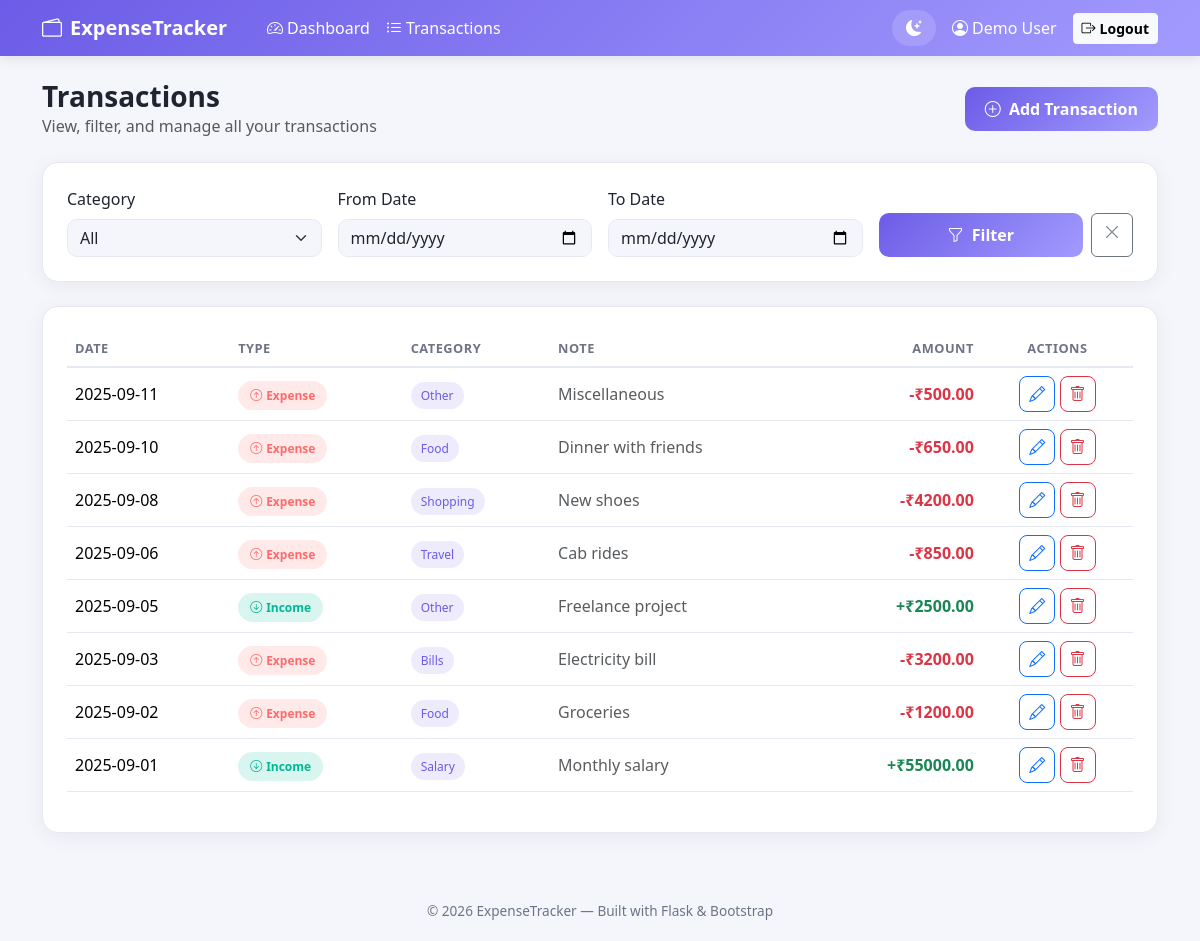
The page /transactions (signed in) on the database its author committed.
### tables this page shows
CREATE TABLE transactions (
            id INTEGER PRIMARY KEY AUTOINCREMENT,
            user_id INTEGER NOT NULL,
            type TEXT NOT NULL CHECK(type IN ('income', 'expense')),
            category TEXT NOT NULL,
            amount REAL NOT NULL,
            txn_date TEXT NOT NULL,
            note TEXT,
            created_at TEXT NOT NULL,
            FOREIGN KEY (user_id) REFERENCES users (id) ON DELETE CASCADE
        );

### app.py (the view)
@app.route("/transactions")
@login_required
def transactions():
    user_id = session["user_id"]
    category = request.args.get("category", "All")
    date_from = request.args.get("date_from", "")
    date_to = request.args.get("date_to", "")
    txns = Transaction.get_all_for_user(
        user_id,
        category=category if category != "All" else None,
        date_from=date_from or None,
        date_to=date_to or None,
    )
    return render_template(
        "transactions.html",
        transactions=txns,
        categories=["All"] + VALID_CATEGORIES,
        selected_category=category,
        date_from=date_from,
        date_to=date_to,
    )

### app.py (called while the page is built)
def login_required(view_func):
    @wraps(view_func)
    def wrapped(*args, **kwargs):
        if "user_id" not in session:
            flash("Please log in to continue.", "warning")
            return redirect(url_for("login"))
        return view_func(*args, **kwargs)
    return wrapped

### database.py (called while the page is built)
def get_db_connection():
    conn = sqlite3.connect(DB_PATH)
    conn.row_factory = sqlite3.Row
    conn.execute("PRAGMA foreign_keys = ON")  # enforce FK constraints
    return conn

### models.py (called while the page is built)
    @staticmethod
    def get_all_for_user(user_id, category=None, date_from=None, date_to=None):
        conn = get_db_connection()
        query = "SELECT * FROM transactions WHERE user_id = ?"
        params = [user_id]
        if category and category != "All":
            query += " AND category = ?"
            params.append(category)
        if date_from:
            query += " AND txn_date >= ?"
            params.append(date_from)
        if date_to:
            query += " AND txn_date <= ?"
            params.append(date_to)
        query += " ORDER BY txn_date DESC, id DESC"
        rows = conn.execute(query, params).fetchall()
        conn.close()
        return rows

### templates/transactions.html (shortened to what this page needs)
{% extends "base.html" %}
{% block content %}
<div class="d-flex justify-content-between align-items-center mb-4 flex-wrap gap-2">
  <div>
    <h3 class="fw-bold mb-0">Transactions</h3>
    <p class="text-muted mb-0">View, filter, and manage all your transactions</p>
  </div>
  <button type="button" class="btn btn-primary-custom" data-bs-toggle="modal" data-bs-target="#addTransactionModal">
    <i class="bi bi-plus-circle me-1"></i> Add Transaction
  </button>
</div>
<div class="panel-card mb-4">
  <form method="GET" action="{{ url_for('transactions') }}" class="row g-3 align-items-end">
    <div class="col-md-3">
      <label class="form-label">Category</label>
      <select class="form-select" name="category">
        {% for cat in categories %}
          <option value="{{ cat }}" {% if cat == selected_category %}selected{% endif %}>{{ cat }}</option>
        {% endfor %}
      </select>
    </div>
    <div class="col-md-3">
      <label class="form-label">From Date</label>
      <input type="date" class="form-control" name="date_from" value="{{ date_from }}">
    </div>
    <div class="col-md-3">
      <label class="form-label">To Date</label>
      <input type="date" class="form-control" name="date_to" value="{{ date_to }}">
    </div>
    <div class="col-md-3 d-flex gap-2">
      <button type="submit" class="btn btn-primary-custom flex-fill">
        <i class="bi bi-funnel me-1"></i> Filter
      </button>
      <a href="{{ url_for('transactions') }}" class="btn btn-outline-secondary">
        <i class="bi bi-x-lg"></i>
      </a>
    </div>
  </form>
</div>
<div class="panel-card">
  {% if transactions %}
  <div class="table-responsive">
    <table class="table table-custom align-middle">
      <thead>
        <tr>
          <th>Date</th>
          <th>Type</th>
          <th>Category</th>
          <th>Note</th>
          <th class="text-end">Amount</th>
          <th class="text-center">Actions</th>
        </tr>
      </thead>
      <tbody>
        {% for txn in transactions %}
        <tr>
          <td>{{ txn.txn_date }}</td>
          <td>
            {% if txn.type == 'income' %}
              <span class="badge-income"><i class="bi bi-arrow-down-circle me-1"></i>Income</span>
            {% else %}
              <span class="badge-expense"><i class="bi bi-arrow-up-circle me-1"></i>Expense</span>
            {% endif %}
          </td>
          <td><span class="badge-category">{{ txn.category }}</span></td>
          <td class="text-muted">{{ txn.note or "—" }}</td>
          <td class="text-end fw-semibold {{ 'text-success' if txn.type == 'income' else 'text-danger' }}">
            {{ '+' if txn.type == 'income' else '-' }}₹{{ "%.2f"|format(txn.amount) }}
          </td>
          <td class="text-center">
            <a href="{{ url_for('edit_transaction', txn_id=txn.id) }}" class="btn btn-icon btn-outline-primary" title="Edit">
              <i class="bi bi-pencil"></i>
            </a>
            <button type="button" class="btn btn-icon btn-outline-danger"
                    onclick="confirmDelete('deleteForm{{ txn.id }}', 'transaction')" title="Delete">
              <i class="bi bi-trash"></i>
            </button>
          </td>
        </tr>
        {% endfor %}
      </tbody>
    </table>
  </div>
  {% else %}
    <p class="text-muted text-center py-5">No transactions found for the selected filters.</p>
  {% endif %}
</div>
{% endblock %}

### static/css/style.css (style rules this page uses)
:root { --bg-color: #f4f6fb; --surface-color: #ffffff; --text-color: #1f2430; --text-muted: #6c7486; --border-color: #e6e9f2; --primary: #6c5ce7; --primary-dark: #5a4bd1; --success: #00b894; --danger: #ff6b6b; --warning: #fdcb6e; --income-color: #00b894; --expense-color: #ff6b6b; --navbar-bg: linear-gradient(135deg, #6c5ce7 0%, #a29bfe 100%); --card-shadow: 0 4px 20px rgba(31, 36, 48, 0.06); --card-shadow-hover: 0 8px 30px rgba(31, 36, 48, 0.12); }
* { box-sizing: border-box; }
body { background-color: var(--bg-color); color: var(--text-color); font-family: "Segoe UI", Roboto, Helvetica, Arial, sans-serif; transition: background-color 0.3s ease, color 0.3s ease; min-height: 100vh; }
.panel-card { background: var(--surface-color); border-radius: 16px; padding: 24px; box-shadow: var(--card-shadow); border: 1px solid var(--border-color); }
.table-custom { color: var(--text-color); }
.table-custom thead th { border-bottom: 2px solid var(--border-color); color: var(--text-muted); font-size: 0.8rem; text-transform: uppercase; letter-spacing: 0.5px; }
.table-custom td, .table-custom th { border-color: var(--border-color); vertical-align: middle; }
.badge-income { background-color: rgba(0, 184, 148, 0.15); color: var(--income-color); padding: 6px 12px; border-radius: 50px; font-weight: 600; font-size: 0.75rem; }
.badge-expense { background-color: rgba(255, 107, 107, 0.15); color: var(--expense-color); padding: 6px 12px; border-radius: 50px; font-weight: 600; font-size: 0.75rem; }
.badge-category { background-color: rgba(108, 92, 231, 0.12); color: var(--primary); padding: 5px 10px; border-radius: 50px; font-size: 0.75rem; }
.btn-icon { border-radius: 8px; width: 36px; height: 36px; display: inline-flex; align-items: center; justify-content: center; transition: transform 0.15s ease; }
.btn-primary-custom { background: linear-gradient(135deg, #6c5ce7, #a29bfe); border: none; color: #fff; border-radius: 10px; font-weight: 600; padding: 10px 20px; transition: transform 0.15s ease, box-shadow 0.15s ease; }
.form-control, .form-select { background-color: var(--bg-color); border: 1px solid var(--border-color); color: var(--text-color); border-radius: 10px; }
.panel-card, .stat-card, .navbar-custom, .form-control, .form-select { transition: background-color 0.3s ease, border-color 0.3s ease, color 0.3s ease; }

### rows shown on the page
transactions: txn_date "2025-09-11", shows "Expense", category "Other", note "Miscellaneous", type "-", amount "500.00"
transactions: txn_date "2025-09-10", shows "Expense", category "Food", note "Dinner with friends", type "-", amount "650.00"
transactions: txn_date "2025-09-08", shows "Expense", category "Shopping", note "New shoes", type "-", amount "4200.00"
transactions: txn_date "2025-09-06", shows "Expense", category "Travel", note "Cab rides", type "-", amount "850.00"
transactions: txn_date "2025-09-05", shows "Income", category "Other", note "Freelance project", type "+", amount "2500.00"
transactions: txn_date "2025-09-03", shows "Expense", category "Bills", note "Electricity bill", type "-", amount "3200.00"
transactions: txn_date "2025-09-02", shows "Expense", category "Food", note "Groceries", type "-", amount "1200.00"
transactions: txn_date "2025-09-01", shows "Income", category "Salary", note "Monthly salary", type "+", amount "55000.00"

### other values the page prints
{{ session.get('user_name') }} "Demo User"
form field category "All"
